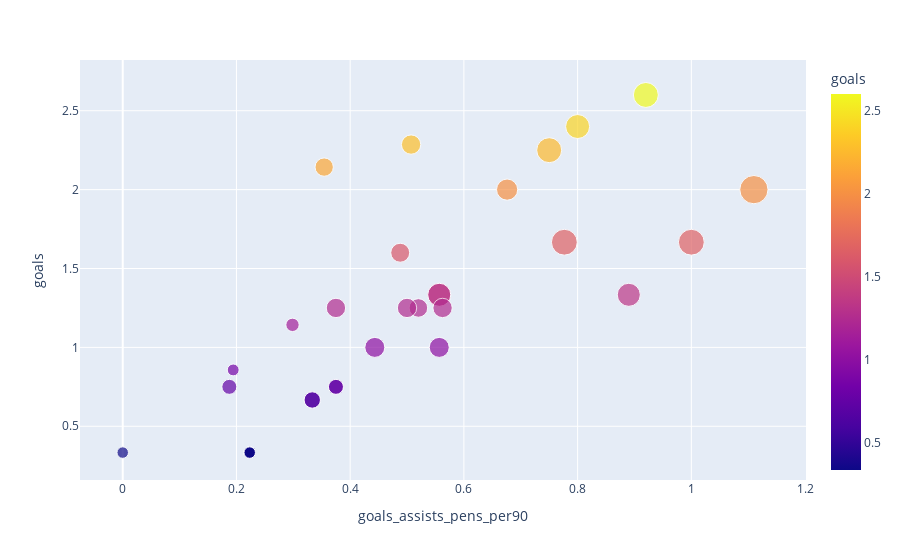

The notebook cell saved with this chart:
### Code cell
px.scatter(
data_frame=df_test,
x='goals_assists_pens_per90',
y='goals',
hover_data=['team'],
size='goals_per90',
color='goals'
)

### Figure 1 — Plotly figure (JSON) as saved in the notebook; plotly's stock layout.template omitted (floating-point values rounded to 4 significant figures)
{"data": [{"customdata": [["Argentina"], ["Australia"], ["Belgium"], ["Brazil"], ["Cameroon"], ["Canada"], ["Costa Rica"], ["Croatia"], ["Denmark"], ["Ecuador"], ["England"], ["France"], ["Germany"], ["Ghana"], ["Iran"], ["Japan"], ["South Korea"], ["Mexico"], ["Morocco"], ["Netherlands"], ["Poland"], ["Portugal"], ["Qatar"], ["Saudi Arabia"], ["Senegal"], ["Serbia"], ["Spain"], ["Switzerland"], ["Tunisia"], ["United States"], ["Uruguay"], ["Wales"]], "hovertemplate": "goals_assists_pens_per90=%{x}<br>goals=%{marker.color}<br>goals_per90=%{marker.size}<br>team=%{customdata[0]}<extra></extra>", "legendgroup": "", "marker": {"color": [2.143, 0.75, 0.3333, 1.6, 1.333, 0.3333, 1, 1.143, 0.3333, 1.333, 2.6, 2.286, 2, 1.667, 1.333, 1.25, 1.25, 0.6667, 0.8571, 2, 0.75, 2.4, 0.3333, 1, 1.25, 1.667, 2.25, 1.25, 0.3333, 0.75, 0.6667, 0.3333], "coloraxis": "coloraxis", "size": [0.28, 0.1875, 0.11, 0.3, 0.4433, 0.11, 0.3333, 0.1486, 0.11, 0.4433, 0.52, 0.3114, 0.6667, 0.5567, 0.4433, 0.2875, 0.3125, 0.2233, 0.1171, 0.374, 0.1875, 0.48, 0.11, 0.3333, 0.3125, 0.5567, 0.52, 0.3125, 0.11, 0.1875, 0.2233, 0.11], "sizemode": "area", "sizeref": 0.001667, "symbol": "circle"}, "mode": "markers", "name": "", "orientation": "v", "showlegend": false, "type": "scatter", "x": [0.3543, 0.375, 0.2233, 0.488, 0.89, 0.2233, 0.4433, 0.2986, 0.2233, 0.5567, 0.92, 0.5071, 1.11, 0.7767, 0.5567, 0.52, 0.5, 0.3333, 0.1943, 0.676, 0.1875, 0.8, 0.2233, 0.5567, 0.375, 1, 0.75, 0.5625, 0.2233, 0.375, 0.3333, 0], "xaxis": "x", "y": [2.143, 0.75, 0.3333, 1.6, 1.333, 0.3333, 1, 1.143, 0.3333, 1.333, 2.6, 2.286, 2, 1.667, 1.333, 1.25, 1.25, 0.6667, 0.8571, 2, 0.75, 2.4, 0.3333, 1, 1.25, 1.667, 2.25, 1.25, 0.3333, 0.75, 0.6667, 0.3333], "yaxis": "y"}], "layout": {"coloraxis": {"colorbar": {"title": {"text": "goals"}}, "colorscale": [[0, "#0d0887"], [0.1111, "#46039f"], [0.2222, "#7201a8"], [0.3333, "#9c179e"], [0.4444, "#bd3786"], [0.5556, "#d8576b"], [0.6667, "#ed7953"], [0.7778, "#fb9f3a"], [0.8889, "#fdca26"], [1, "#f0f921"]]}, "legend": {"itemsizing": "constant", "tracegroupgap": 0}, "margin": {"t": 60}, "xaxis": {"anchor": "y", "domain": [0, 1], "title": {"text": "goals_assists_pens_per90"}}, "yaxis": {"anchor": "x", "domain": [0, 1], "title": {"text": "goals"}}}}
